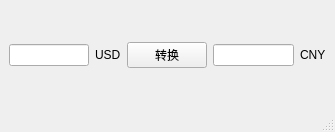
<?xml version="1.0" encoding="UTF-8"?>
<ui version="4.0">
 <class>MainWindow</class>
 <widget class="QMainWindow" name="MainWindow">
  <property name="geometry">
   <rect>
    <x>0</x>
    <y>0</y>
    <width>335</width>
    <height>132</height>
   </rect>
  </property>
  <property name="windowTitle">
   <string>MainWindow</string>
  </property>
  <widget class="QWidget" name="centralwidget">
   <layout class="QVBoxLayout" name="verticalLayout">
    <item>
     <layout class="QHBoxLayout" name="horizontalLayout">
      <item>
       <widget class="QLineEdit" name="lineEdit_USD"/>
      </item>
      <item>
       <widget class="QLabel" name="label_2">
        <property name="text">
         <string>USD</string>
        </property>
       </widget>
      </item>
      <item>
       <widget class="QPushButton" name="pushButton">
        <property name="text">
         <string>转换</string>
        </property>
       </widget>
      </item>
      <item>
       <widget class="QLineEdit" name="lineEdit_CNY"/>
      </item>
      <item>
       <widget class="QLabel" name="label_3">
        <property name="text">
         <string>CNY</string>
        </property>
       </widget>
      </item>
     </layout>
    </item>
   </layout>
  </widget>
  <widget class="QMenuBar" name="menubar">
   <property name="geometry">
    <rect>
     <x>0</x>
     <y>0</y>
     <width>335</width>
     <height>26</height>
    </rect>
   </property>
  </widget>
  <widget class="QStatusBar" name="statusbar"/>
 </widget>
 <resources/>
 <connections/>
</ui>
